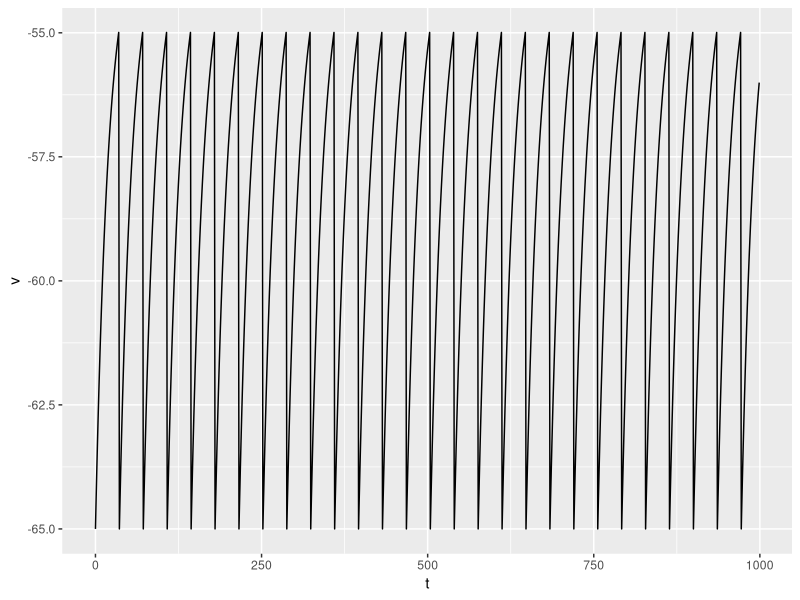

The R source for this figure:
rm(list = ls())
library(tidyverse)
VALUES <- data.frame(
  tau = 20.0, ## ms
  v_rest = -65.0, ## mV
  v_reset = -65.0, ## mV
  theta = -55.0, ## mV
  r_m = 1.0, ##MOhm
  dt = 1.0, ## ms
  t = 1000.0, ##ms
  i_ext = 12.0 ##nA
)

VALUES <-VALUES %>% mutate(
  .,
  nt = t / dt, ##times
)

DF <- data.frame(t = numeric(), v = numeric(), s = numeric() )

v <- VALUES$v_rest
s <- 0

for(i in 0:(VALUES$nt - 1)){
  t <- VALUES$dt * i
  s <- v > VALUES$theta
  DF <- rbind(
    DF,
    data.frame(t = t, v = v, s = s)
  )
  
  
  dv <- VALUES$dt * (-(v - VALUES$v_rest) + VALUES$r_m * VALUES$i_ext) / VALUES$tau
  v <- ifelse(s, VALUES$v_reset, v + dv)
  
  
 
  
  
}


lif_spike <- DF %>% ggplot(
  .,
  aes(x = t, y = v)
) + geom_line()
lif_spike
